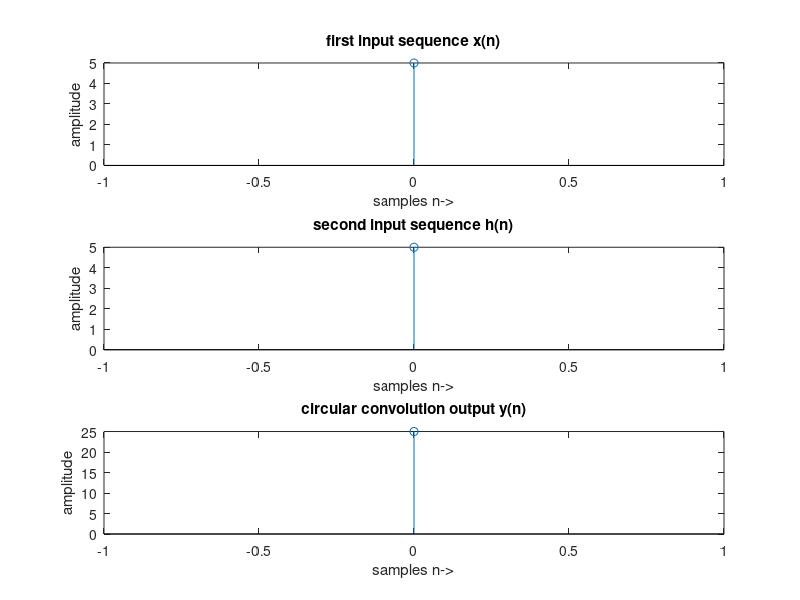

The MATLAB script that drew this image:
%Program to perform circular convolution using inbuilt command 
clc 
close all

disp('This is the program to perform circular convolution using inbuilt'); 
disp('command'); 
fprintf('\n'); 

%Getting the input and impulse response from user 
x = input('Enter the first sequence :'); 
h = input('Enter the second sequence :'); 

%To perform circular convolution, x and h should be of same size. 
%Find the length of x and length of h. Find the maximum value. 
len_x = length(x); 
len_h = length(h); 
len_y = max(len_x,len_h); 

%Use cconv() command for circular convolution. Specify the output  
%length as the maximum value.Display the output 
y = cconv(x,h,len_y); 
disp('The circular convolution output is :'); 
disp(y); 

%Plotting the first sequence, second sequence and output 
figure(1); 
subplot(3,1,1); 

%We need to plot the values from n = 0 till length - 1. 
ax = 0:1:length(x)-1; 
stem(ax,x); 
xlabel('samples n->'); 
ylabel('amplitude'); 
title('first input sequence x(n)'); 
subplot(3,1,2); 

ah = 0:1:length(h)-1; 
stem(ah,h); 
xlabel('samples n->'); 
ylabel('amplitude'); 
title('second input sequence h(n)'); 
subplot(3,1,3); 

ay = 0:1:length(y)-1; 
stem(ay,y); 
xlabel('samples n->'); 
ylabel('amplitude'); 
title('circular convolution output y(n)');
